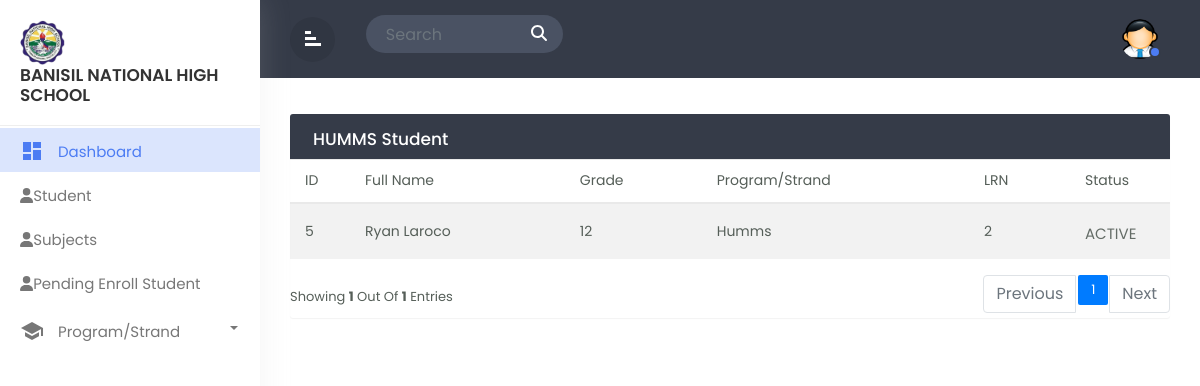
Screenshot of /admin_HUMMS.php (signed in) with the database file from the repository.
### tables this page shows
CREATE TABLE `tbl_userinfo` (
  `user_id` int(11) NOT NULL,
  `firstname` varchar(244) NOT NULL,
  `middlename` varchar(244) NOT NULL,
  `lastname` varchar(244) NOT NULL,
  `suffix` varchar(244) NOT NULL,
  `gender` varchar(244) NOT NULL,
  `birthday` date NOT NULL,
  `age` int(11) NOT NULL
);

CREATE TABLE `tbl_enrollment` (
  `enrollment_id` int(11) NOT NULL,
  `userinfo_id` int(11) NOT NULL,
  `admit_type` varchar(244) NOT NULL,
  `grade` varchar(244) NOT NULL,
  `program` varchar(244) NOT NULL,
  `term` varchar(244) NOT NULL,
  `lrn` int(11) NOT NULL,
  `lsa` varchar(244) NOT NULL
);

### admin_HUMMS.php (the view, shortened to what this page needs)
<!doctype html>
<html lang="en">
  <head>
        <link rel="stylesheet" href="css/bootstrap.min.css">
        <link rel="stylesheet" href="css/custom.css">
  </head>
  <body>
<div class="wrapper">
         <nav id="sidebar">
            <div class="sidebar-header">
                <h3><img src="img/logo.png" class="img-fluid"/><br>Banisil National High School</br></h3>
            </div>
            <ul class="list-unstyled components">
			<li  class="active">
                    <a href="admin_dashboard.php" class="dashboard"><i class="material-icons">dashboard</i>
					<span>Dashboard</span></a>
                </li>
                <li class="">
                    <a href="admin_student.php"><i class="fas fa-user"></i><span>Student</span></a>
                </li>
                <li class="">
                    <a href="admin_subject.php"><i class="fas fa-user"></i><span>Subjects</span></a>
                </li>
                <li class="">
                    <a href="admin_pending.php"><i class="fas fa-user"></i><span>Pending Enroll Student</span></a>
                </li>
                <li class="dropdown">
                    <a href="#homeSubmenu1" data-toggle="collapse" aria-expanded="false" class="dropdown-toggle">
                        <i class="material-icons">school</i> Program/Strand
                    </a>
                </li>
                    </ul>
        </nav>
		<div id="content">
		   <div class="top-navbar">
		      <div class="xp-topbar">
                <div class="row">
                    <div class="col-2 col-md-1 col-lg-1 order-2 order-md-1 align-self-center">
                        <div class="xp-menubar">
                               <span class="material-icons text-white">signal_cellular_alt
							   </span>
                         </div>
                    </div>
                    <div class="col-md-5 col-lg-3 order-3 order-md-2">
                      <div class="xp-searchbar">
                        <form>
                          <div class="input-group">
                            <input type="search" class="form-control" placeholder="Search" id="searchInput">
                            <div class="input-group-append">
                              <button class="btn" type="submit" id="searchButton">
                                <i class="fas fa-search"></i>
                              </button>
                            </div>
                          </div>
                        </form>
                      </div>
                    </div>
                    <div class="col-10 col-md-6 col-lg-8 order-1 order-md-3">
                        <div class="xp-profilebar text-right">
                    <nav class="navbar p-0">
                              <ul class="nav navbar-nav flex-row ml-auto">
                                  <li class="nav-item dropdown">
                                      <a class="nav-link" href="#" data-toggle="dropdown">
                      <img src="img/admin.png" style="width:40px; border-radius:50%;"/>
                      <span class="xp-user-live"></span>
                      </a>
                          </li>
                      </ul>
                    </nav>
                        </div>
                    </div>
                </div>
            </div>
		   </div>
		   <div class="main-content">
			  <div class="row">
				<div class="col-md-12">
				<div class="table-wrapper">
    <div class="table-title">
      <div class="row">
        <div class="col-sm-6 p-0 d-flex justify-content-lg-start justify-content-center">
          <h2 class="ml-lg-2">HUMMS Student</h2>
        </div>
      </div>
    </div>
    <?php
    include 'dbcon.php';
    $limit = 5;
    $page = isset($_GET['page']) ? $_GET['page'] : 1;
    $sqlCount = "SELECT COUNT(*) AS total FROM tbl_userinfo
              JOIN tbl_user_level ON tbl_user_level.user_level_id = tbl_userinfo.user_id
              JOIN tbl_enrollment ON tbl_enrollment.userinfo_id = tbl_userinfo.user_id
              WHERE tbl_user_level.level = 'STUDENT' AND tbl_enrollment.program = 'HUMMS'";
    $resultCount = mysqli_query($conn, $sqlCount);
    $rowCount = mysqli_fetch_assoc($resultCount)['total'];
    $totalPages = ceil($rowCount / $limit);
    $offset = ($page - 1) * $limit;
    $sql = "SELECT tbl_userinfo.user_id, tbl_userinfo.firstname, tbl_userinfo.middlename, tbl_userinfo.lastname, tbl_userinfo.suffix, tbl_enrollment.userinfo_id, tbl_enrollment.admit_type, tbl_enrollment.grade, tbl_enrollment.program, tbl_enrollment.term, tbl_enrollment.lrn, tbl_enrollment.lsa, tbl_user_status.status, tbl_user_level.level
            FROM tbl_userinfo
            JOIN tbl_enrollment ON tbl_userinfo.user_id = tbl_enrollment.userinfo_id
            JOIN tbl_user_status ON tbl_userinfo.user_id = tbl_user_status.userinfo_id
            JOIN tbl_user_level ON tbl_userinfo.user_id = tbl_user_level.userinfo_id
            WHERE tbl_user_level.level = 'STUDENT' AND tbl_enrollment.program = 'HUMMS' AND tbl_user_status.status = '1'
            LIMIT $limit OFFSET $offset";
    $result = mysqli_query($conn, $sql);
    ?>
<table class="table table-striped table-hover" id="humms_table">
  <thead>
    <tr>
      <th>ID</th>
      <th>Full Name</th>
      <th>Grade</th>
      <th>Program/Strand</th>
      <th>LRN</th>
      <th>Status</th>
    </tr>
  </thead>
  <tbody>
    <?php foreach ($result as $row): ?>
      <tr>
        <td><?php echo $row['user_id'] ?></td>
        <td><?php echo $row['firstname'] . ' ' . $row['lastname']; ?></td>
        <td><?php echo $row['grade']; ?></td>
        <td><?php echo $row['program']; ?></td>
        <td><?php echo $row['lrn'] ?></td>
        <td>
        <?php
            if($row['status'] == 1){
              echo '<span class="active">ACTIVE</span>';
            } else {
              echo '<span class="inactive">INACTIVE</span>';
            }
        ?>
        </td>
      </tr>
    <?php endforeach; ?>
  </tbody>
</table>
<div class="clearfix">
<div class="hint-text">Showing <b><?php echo mysqli_num_rows($result) ?></b> out of <b><?php echo mysqli_num_rows($result) ?></b> entries</div>
  <ul class="pagination">
    <?php if ($page > 1): ?>
      <li class="page-item"><a href="?page=<?php echo ($page - 1) ?>" class="page-link">Previous</a></li>
    <?php else: ?>
      <li class="page-item disabled"><span class="page-link">Previous</span></li>
    <?php endif; ?>
    <?php for ($i = 1; $i <= $totalPages; $i++): ?>
      <li class="page-item <?php if ($i == $page) echo 'active' ?>">
        <a href="?page=<?php echo $i ?>" class="page-link"><?php echo $i ?></a>
      </li>
    <?php endfor; ?>
    <?php if ($page < $totalPages): ?>
      <li class="page-item"><a href="?page=<?php echo ($page + 1) ?>" class="page-link">Next</a></li>
    <?php else: ?>
      <li class="page-item disabled"><span class="page-link">Next</span></li>
    <?php endif; ?>
  </ul>
</div>
</div>
			  </div>
		</div>
</div>
</div>
  </body>
  </html>

### css/custom.css (style rules this page uses)
body,html { line-height:1.8; font-family:'Poppins',sans-serif; color:#555e58; text-transform:capitalize; font-weight:400; margin:0px; padding:0px; }
.material-icons { font-family: 'Material Icons'; font-weight: normal; font-style: normal; font-size: 24px; display: inline-block; line-height: 1; text-transform: none; letter-spacing: normal; word-wrap: normal; white-space: nowrap; direction: ltr; -webkit-font-smoothing: antialiased; text-rendering: optimizeLegibility; -moz-osx-font-smoothing: grayscale; font-feature-settings: 'liga'; }
a { color:#333; font-weight:400; }
button { cursor:pointer; }
ul,ol { padding:0px; margin:0px; list-style:none; }
a,a:hover,a:focus { color:#333; text-decoration:none; transition:all 0.3s; }
.wrapper { position:relative; width:100%; overflow:auto; }
#sidebar { position:fixed; height:100%!important; top:0; left:0; bottom:0; z-index:11; width:260px; overflow:auto; transition:all 0.3s; background-color:#fff; box-shadow:0 0 30px 0 rgba(200 200 200 / 20%); }
@media only screen and (min-width:992px) { #content { width:calc(100% - 260px); position:relative; float:right; transition:all 0.3s; } }
#sidebar .sidebar-header { padding:20px; background-color:#fff; border-bottom:1px solid #eee; }
.sidebar-header h3 { color:#333; font-size:17px; margin:0px; text-transform:uppercase; transition:all 0.5s ease; font-weight:600; }
.sidebar-header h3 img { width:45px; margin-right:10px; }
#sidebar ul li { padding:2px 0px; }
#sidebar ul li.active> a { color:#4c7cf3; background-color:#DBE5FD; }
#sidebar ul li.active> a i { color:#4c7cf3; }
.dropdown-toggle::after { position:absolute; right:22px; top:18px; color:#777777; }
#sidebar ul li.dropdown { position:sticky; }
#sidebar ul li a { padding:5px 10px 5px 20px; line-height:30px; font-size:15px; position:relative; font-weight:400; display:block; color:#777777; text-transform:capitalize; }
#sidebar ul li a i { position:relative; margin-right:10px; top:6px; }
#content { position:relative; transition:all 0.5s; background-attachment:#f9fafc; }
.top-navbar { width:100%; z-index:9; position:relative; padding:15px 30px; background-color:#353b48; }
input[type="search"] { background-color:#4a5263; color:#fff; padding-left:20px; border:none; border-radius:50px 0px 0px 50px; }
.input-group-append { margin-left:-1px; }
.xp-searchbar .btn { background-color:#4a5263; color:#fff; font-weight:600; font-size:16px; border-radius:0 50px 50px 0; padding:4px 15px; }
.main-content { padding:30px 30px 0px 30px; }
.navbar { background-color:#353B48; color:#fff; }
.xp-menubar { border-radius:50%; width:45px; height:45px; line-height:45px; text-align:center; margin-right:20px; border:none; color:#fff; cursor:pointer; background-color:rgba(0,0,0,0.09); }
.xp-menubar span { margin:9px; padding:0px; transform:rotate(90deg); }
.navbar-nav > li > a { color:#fff; }
.navbar-nav li a { position:relative; display:block; padding:4px 10px!important; }
.xp-user-live { position:absolute; bottom:5px; right:9px; width:12px; height:12px; border-radius:50%; border:2px solid #353b48; background-color:#4c7cf3; }
.table-wrapper { background-color: #fff; margin:6px 0px 40px 0px; width: 100%; overflow: auto; border-radius: 3px; box-shadow: 0 1px 1px rgb(0 0 0 / 5%); }
.table-title { background:#353b48; color:#fff; position:sticky; top:0; width:100%; left:0; padding:10px 30px; border-radius:0px 0px 0 0; }
.table-title h2 { margin:5px 0 0; font-size:17px; }
table.table tr th, table.table tr td { border-color:#e9e9e9; padding:8px 15px; font-size:14px; font-weight: 400; vertical-align:middle; }
table.table tr th:first-child { width:60px; }
table.table tr th:last-child { width:100px; }
table.table td:last-child { opacity:0.9; font-size:22px; margin:0px 5px; }
.pagination { float:right; margin:0 0 5px; }
.pagination li a { border:none; font-size:13px; min-width:30px; min-height:30px; color:#999; margin:0 2px; line-height:30px; border-radius:2px!important; text-align:center; padding:0 6px; }
.hint-text { float:left; margin-top:10px; font-size:13px; }

### admin_HUMMS.php (style rules this page uses)
.active { font-size: 15px; }

### rows the page displays
tbl_userinfo: user_id "5", firstname "Ryan", lastname "Laroco", tbl_enrollment.grade "12", tbl_enrollment.program "Humms", tbl_enrollment.lrn "2"

### other values shown
mysqli_num_rows($result) "1"
